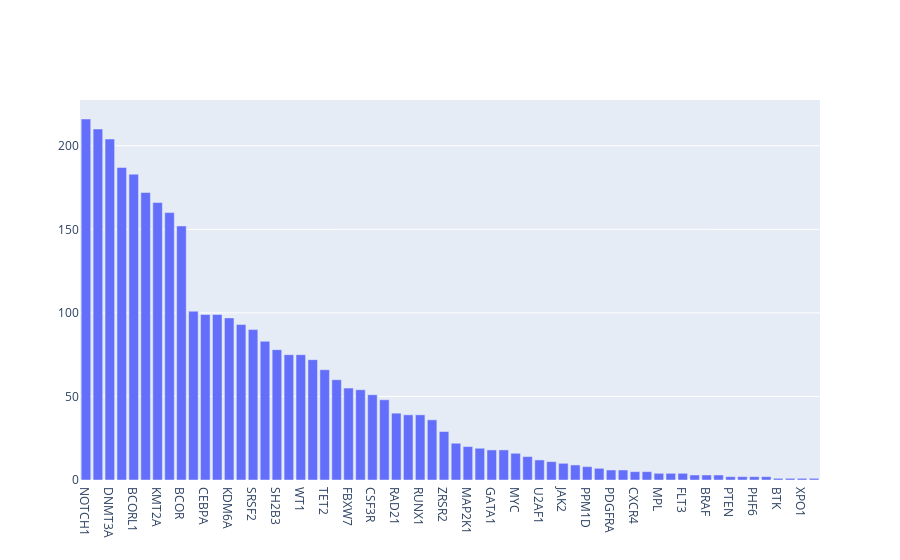

The code cell stored with this chart in its notebook:
### Markdown cell above
Alternatively, we can plot counts for all genes in the cohort

### Code cell
plot.top_bar(lbc, all=True)

### Figure 1 — Plotly figure (JSON) as saved in the notebook; plotly's stock layout.template omitted (floating-point values rounded to 4 significant figures)
{"data": [{"type": "bar", "x": ["NOTCH1", "NF1", "DNMT3A", "CUX1", "BCORL1", "U2AF2", "KMT2A", "ATRX", "BCOR", "ASXL1", "CEBPA", "NPM1", "KDM6A", "GATA2", "SRSF2", "STAG2", "SH2B3", "LUC7L2", "WT1", "TP53", "TET2", "CDKN2A", "FBXW7", "DDX41", "CSF3R", "JAK3", "RAD21", "SMC1A", "RUNX1", "SF3B1", "ZRSR2", "CBLC", "MAP2K1", "ABL1", "GATA1", "CBL", "MYC", "EZH2", "U2AF1", "IDH1", "JAK2", "IKZF1", "PPM1D", "ETV6", "PDGFRA", "SLC29A1", "CXCR4", "PTPN11", "MPL", "GNAS", "FLT3", "HRAS", "BRAF", "IDH2", "PTEN", "NRAS", "PHF6", "DCK", "BTK", "SETBP1", "XPO1", "MYD88"], "y": [216, 210, 204, 187, 183, 172, 166, 160, 152, 101, 99, 99, 97, 93, 90, 83, 78, 75, 75, 72, 66, 60, 55, 54, 51, 48, 40, 39, 39, 36, 29, 22, 20, 19, 18, 18, 16, 14, 12, 11, 10, 9, 8, 7, 6, 6, 5, 5, 4, 4, 4, 3, 3, 3, 2, 2, 2, 2, 1, 1, 1, 1]}], "layout": {}}
